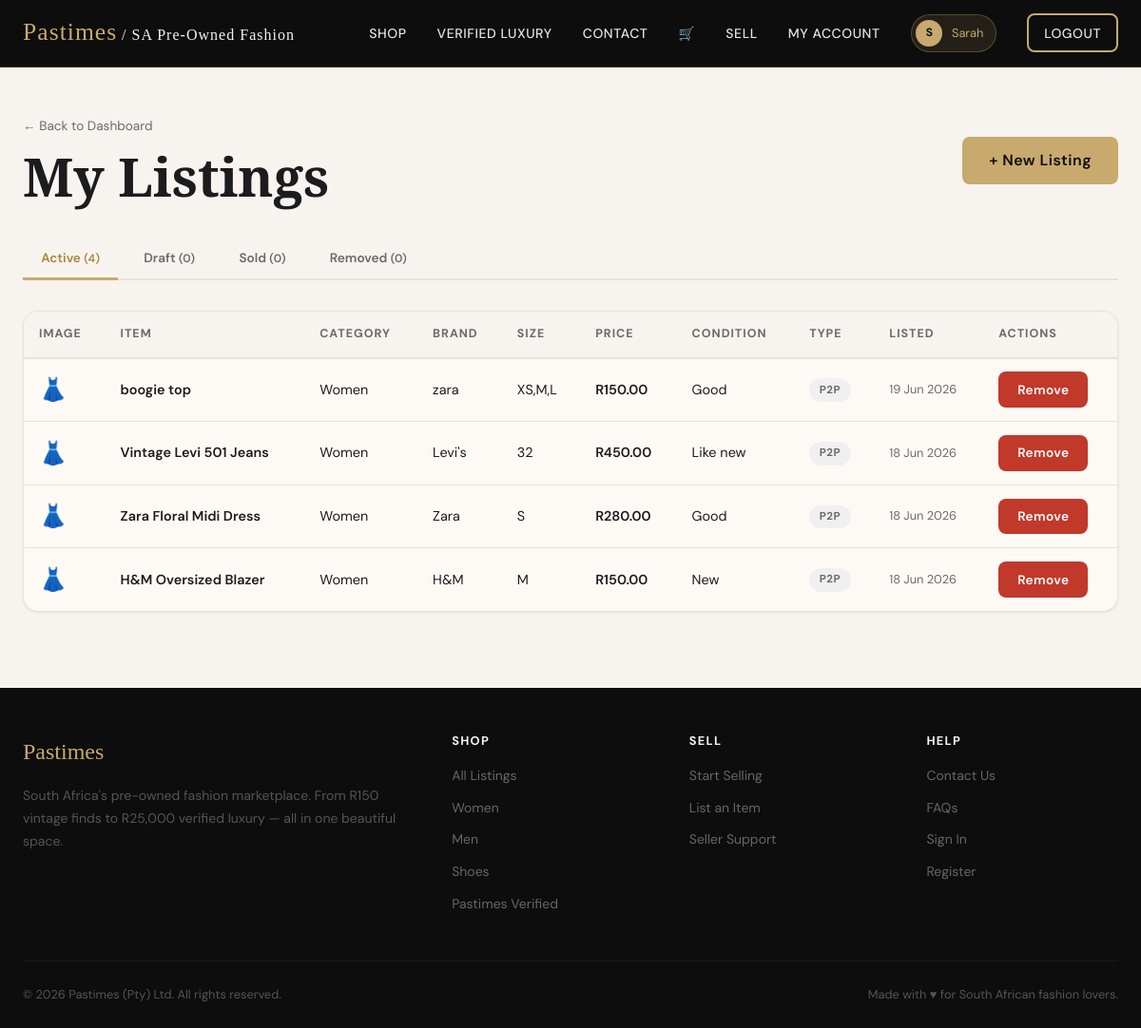
Page /my-listings.php (signed in) on the committed database.
### tables this page shows
CREATE TABLE `tbllisting` (
  `listing_id` int(11) NOT NULL,
  `seller_id` int(11) NOT NULL,
  `title` varchar(200) NOT NULL,
  `description` text DEFAULT NULL,
  `category` varchar(100) DEFAULT NULL,
  `sub_category` varchar(100) DEFAULT NULL,
  `brand` varchar(100) DEFAULT NULL,
  `condition_grade` enum('new','like_new','good','fair','poor') DEFAULT 'good',
  `size` varchar(20) DEFAULT NULL,
  `colour` varchar(50) DEFAULT NULL,
  `price` decimal(10,2) NOT NULL,
  `quantity` int(11) DEFAULT 1,
  `listing_type` enum('p2p','curated') DEFAULT 'p2p',
  `listing_status` enum('active','sold','draft','removed') DEFAULT 'active',
  `is_verified` tinyint(1) DEFAULT 0,
  `created_at` datetime DEFAULT current_timestamp(),
  `image_url` varchar(255) DEFAULT NULL
);

### includes/session_check.php (called while the page is built, shortened)
<?php
function isLoggedIn(): bool {
    return isset($_SESSION['user_id']) && !empty($_SESSION['user_id']);
}
function getCurrentUser(): ?array {
    return [
        'user_id'   => $_SESSION['user_id'],
        'first_name'=> $_SESSION['first_name'] ?? '',
        'last_name' => $_SESSION['last_name']  ?? '',
        'email'     => $_SESSION['email']      ?? '',
        'role'      => $_SESSION['role']       ?? 'buyer',
        'status'    => $_SESSION['status']     ?? 'active',
    ];
}
?>

### my-listings.php (the view, shortened to what this page needs)
<?php
require_once 'includes/session_check.php';
$user = getCurrentUser();
$conn = getDBConnection();
$filter = $_GET['status'] ?? 'active';
$allowedFilters = ['active','draft','sold','removed'];
$listings = [];
$stmt = $conn->prepare("SELECT * FROM tblListing WHERE seller_id=? AND listing_status=? ORDER BY created_at DESC");
$stmt->bind_param('is', $user['user_id'], $filter);
$stmt->execute();
$res = $stmt->get_result();
while ($row = $res->fetch_assoc()) $listings[] = $row;
$counts = [];
foreach ($allowedFilters as $s) {
    $r = $conn->query("SELECT COUNT(*) c FROM tblListing WHERE seller_id={$user['user_id']} AND listing_status='$s'");
    $counts[$s] = $r->fetch_assoc()['c'];
}
require_once 'includes/header.php';
?>
<div class="container" style="padding:3rem 1.5rem 5rem;">
  <div style="display:flex;justify-content:space-between;align-items:center;margin-bottom:2rem;">
    <div>
      <a href="dashboard.php" style="font-size:.85rem;color:var(--mid-grey);">← Back to Dashboard</a>
      <h1 style="margin-top:.5rem;">My Listings</h1>
    </div>
    <a href="sell.php" class="btn btn-primary">+ New Listing</a>
  </div>
  <div style="display:flex;gap:.5rem;border-bottom:2px solid var(--light-grey);margin-bottom:2rem;">
    <?php foreach ($allowedFilters as $s): ?>
    <a href="?status=<?= $s ?>"
       style="padding:.6rem 1.2rem;font-size:.85rem;font-weight:600;border-bottom:3px solid <?= $filter===$s?'var(--gold)':'transparent' ?>;color:<?= $filter===$s?'var(--gold-dark)':'var(--mid-grey)' ?>;margin-bottom:-2px;">
      <?= ucfirst($s) ?> <span style="font-size:.75rem;">(<?= $counts[$s] ?>)</span>
    </a>
    <?php endforeach; ?>
  </div>
  <?php if (empty($listings)): ?>
  <div class="card card-body text-center" style="padding:4rem;">
    <div style="font-size:3rem;margin-bottom:1rem;">📦</div>
    <h3>No <?= $filter ?> listings</h3>
    <?php if ($filter === 'active'): ?>
    <p style="margin-bottom:1.5rem;">You haven't listed anything yet. Start selling today!</p>
    <a href="sell.php" class="btn btn-primary">List Your First Item</a>
    <?php else: ?>
    <p>No <?= $filter ?> listings to display.</p>
    <?php endif; ?>
  </div>
  <?php else: ?>
  <div class="card">
    <div class="table-wrap">
      <table>
        <thead>
          <tr>
            <th>Image</th>
            <th>Item</th>
            <th>Category</th>
            <th>Brand</th>
            <th>Size</th>
            <th>Price</th>
            <th>Condition</th>
            <th>Type</th>
            <th>Listed</th>
            <th>Actions</th>
          </tr>
        </thead>
        <tbody>
          <?php foreach ($listings as $l): ?>
          <tr>
            <td>
              <?php if (!empty($l['image_url'])): ?>
                <img src="uploads/listings/thumbnails/<?= htmlspecialchars($l['image_url']) ?>"
                     alt="<?= htmlspecialchars($l['title']) ?>"
                     style="width:50px;height:50px;object-fit:cover;border-radius:var(--radius);">
              <?php else: ?>
                <span style="font-size:1.5rem;">👗</span>
              <?php endif; ?>
            </td>
            <td>
              <div style="font-weight:600;"><?= htmlspecialchars($l['title']) ?></div>
            </td>
            <td><?= htmlspecialchars($l['category'] ?: '—') ?></td>
            <td><?= htmlspecialchars($l['brand'] ?: '—') ?></td>
            <td><?= htmlspecialchars($l['size'] ?: '—') ?></td>
            <td style="font-weight:600;">R<?= number_format($l['price'],2) ?></td>
            <td><?= ucfirst(str_replace('_',' ',$l['condition_grade'])) ?></td>
            <td><span class="badge <?= $l['listing_type']==='curated'?'badge-gold':'badge-grey' ?>"><?= ucfirst($l['listing_type']) ?></span></td>
            <td style="font-size:.8rem;color:var(--mid-grey);"><?= date('d M Y', strtotime($l['created_at'])) ?></td>
            <td>
              <div style="display:flex;gap:.4rem;flex-wrap:wrap;">
                <?php if ($l['listing_status'] === 'active'): ?>
                <form method="POST" style="display:inline;">
                  <button type="submit" class="btn btn-danger btn-sm"
                    onclick="return confirm('Remove this listing?')">Remove</button>
                </form>
                <?php endif; ?>
              </div>
            </td>
          </tr>
          <?php endforeach; ?>
        </tbody>
      </table>
    </div>
  </div>
  <?php endif; ?>
</div>
<?php require_once 'includes/footer.php'; ?>

### css/style.css (style rules this page uses)
:root { --cream: #F7F3EE; --warm-white:#FDFAF6; --gold: #C8A96E; --gold-dark: #A8873E; --charcoal: #1C1C1E; --dark: #0D0D0D; --mid-grey: #6B6B6B; --light-grey:#E8E2DA; --rust: #8B3A2A; --sage: #4A6741; --error: #C0392B; --success: #27AE60; --pending: #E67E22; --font-display: 'Playfair Display', Georgia, serif; --font-body: 'DM Sans', sans-serif; --shadow-sm: 0 1px 3px rgba(0,0,0,.08); --shadow-md: 0 4px 16px rgba(0,0,0,.10); --shadow-lg: 0 12px 40px rgba(0,0,0,.15); --radius: 8px; --radius-lg: 16px; --transition: 0.25s ease; }
*, *::before, *::after { box-sizing: border-box; margin: 0; padding: 0; }
html { font-size: 16px; scroll-behavior: smooth; }
body { font-family: var(--font-body); background: var(--cream); color: var(--charcoal); line-height: 1.6; min-height: 100vh; }
a { color: var(--gold-dark); text-decoration: none; transition: color var(--transition); }
h1,h2,h3,h4 { font-family: var(--font-display); font-weight: 600; line-height: 1.2; }
h1 { font-size: clamp(2rem, 5vw, 3.5rem); }
.container { max-width: 1200px; margin: 0 auto; padding: 0 1.5rem; }
.btn { display: inline-flex; align-items: center; gap: .5rem; font-family: var(--font-body); font-weight: 600; border: none; cursor: pointer; border-radius: var(--radius); transition: all var(--transition); text-decoration: none; letter-spacing: .03em; }
.btn-primary { background: var(--gold); color: var(--dark); padding: .75rem 1.75rem; }
.btn-sm { padding: .45rem 1rem; font-size: .85rem; }
.btn-danger { background: var(--error); color: #fff; padding: .65rem 1.25rem; }
.card { background: var(--warm-white); border-radius: var(--radius-lg); box-shadow: var(--shadow-sm); border: 1px solid var(--light-grey); overflow: hidden; transition: box-shadow var(--transition), transform var(--transition); }
.badge { display: inline-block; padding: .2rem .65rem; border-radius: 50px; font-size: .72rem; font-weight: 700; letter-spacing: .05em; text-transform: uppercase; }
.badge-grey { background: #f0f0f0; color: var(--mid-grey); }
.table-wrap { overflow-x: auto; }
table { width: 100%; border-collapse: collapse; }
th { background: var(--cream); padding: .85rem 1rem; text-align: left; font-size: .78rem; font-weight: 700; letter-spacing: .08em; text-transform: uppercase; color: var(--mid-grey); border-bottom: 2px solid var(--light-grey); }
td { padding: .85rem 1rem; border-bottom: 1px solid var(--light-grey); font-size: .9rem; vertical-align: middle; }
tr:last-child td { border-bottom: none; }

### rows in the picture
tbllisting: title "boogie top", category "Women", brand "zara", size "XS,M,L", price "150.00", condition_grade "Good", listing_type "P2P", created_at "19 Jun 2026"
tbllisting: title "Vintage Levi 501 Jeans", category "Women", brand "Levi's", size "32", price "450.00", condition_grade "Like new", listing_type "P2P", created_at "18 Jun 2026"
tbllisting: title "Zara Floral Midi Dress", category "Women", brand "Zara", size "S", price "280.00", condition_grade "Good", listing_type "P2P", created_at "18 Jun 2026"
tbllisting: title "H&M Oversized Blazer", category "Women", brand "H&M", size "M", price "150.00", condition_grade "New", listing_type "P2P", created_at "18 Jun 2026"

### other values in the picture
substr($user['first_name'], 0, 1) "S"
$user['first_name'] "Sarah"
$s "Active"
$counts[$s] "4"
$s "Draft"
$counts[$s] "0"
$s "Sold"
$s "Removed"
